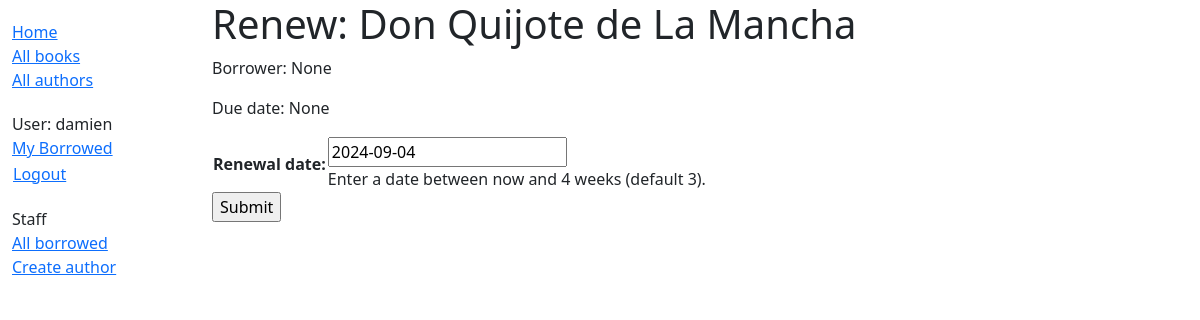
The app's page /catalog/book/323af80c-0bd9-482c-abd7-c73f5bc53850/renew/ (signed in), older data.
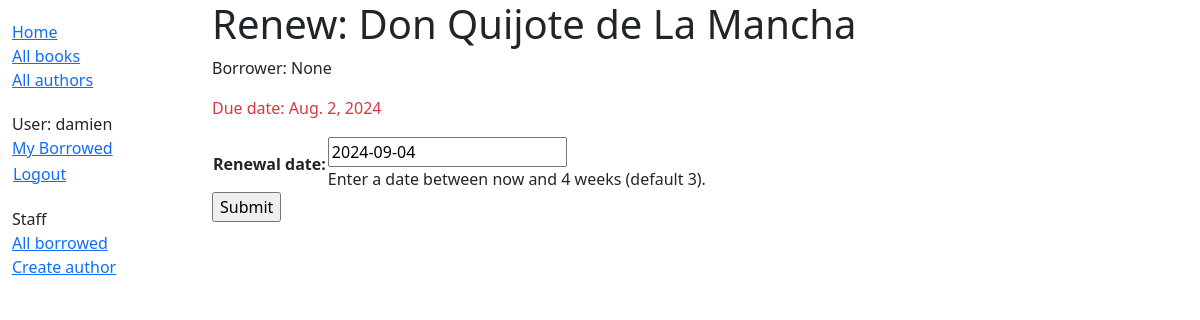
The same page, newer data.
### catalog/models.py (models this page shows, shortened)
class BookInstance(models.Model):
    id = models.UUIDField(primary_key=True, default=uuid.uuid4,
                          help_text="Unique ID for this particular book across whole library")
    book = models.ForeignKey('Book', on_delete=models.RESTRICT, null=True)
    imprint = models.CharField(max_length=200)
    due_back = models.DateField(null=True, blank=True)
    borrower = models.ForeignKey(
        settings.AUTH_USER_MODEL, on_delete=models.SET_NULL, null=True, blank=True)
    class Meta:
        ordering = ['due_back']
        permissions = (("can_mark_returned", "Set book as returned"),)
    @property
    def is_overdue(self):
        return bool(self.due_back and date.today() > self.due_back)
    LOAN_STATUS = (
        ('d', 'Maintenance'),
        ('o', 'On loan'),
        ('a', 'Available'),
        ('r', 'Reserved'),
    )
    status = models.CharField(
        max_length=1,
        choices=LOAN_STATUS,
        blank=True,
        default='d',
        help_text='Book availability')
    class Meta:
        ordering = ['due_back']
        permissions = (("can_mark_returned", "Set book as returned"),)

### catalog/views.py (the view)
# urls.py: path('book/<uuid:pk>/renew/', views.renew_book_librarian, name='renew-book-librarian'),
@login_required
@permission_required('catalog.can_mark_returned', raise_exception=True)
def renew_book_librarian(request, pk):
    book_instance = get_object_or_404(BookInstance, pk=pk)
    if request.method == 'POST':
        form = RenewBookForm(request.POST)
        if form.is_valid():
            book_instance.due_back = form.cleaned_data['renewal_date']
            book_instance.save()
            return HttpResponseRedirect(reverse('all-borrowed'))
    else:
        proposed_renewal_date = datetime.date.today() + datetime.timedelta(weeks=3)
        form = RenewBookForm(initial={'renewal_date': proposed_renewal_date})
    context = {
        'form': form,
        'book_instance': book_instance,
    }
    return render(request, 'catalog/book_renew_librarian.html', context)

### catalog/forms.py (shortened to what this page needs)
class RenewBookForm(forms.Form):
    renewal_date = forms.DateField(help_text="Enter a date between now and 4 weeks (default 3).")

### catalog/templates/catalog/book_renew_librarian.html (shortened to what this page needs)
{% extends "base_generic.html" %}
{% block content %}
  <h1>Renew: {{ book_instance.book.title }}</h1>
  <p>Borrower: {{ book_instance.borrower }}</p>
  <p {% if book_instance.is_overdue %} class="text-danger"{% endif %} >Due date: {{ book_instance.due_back }}</p>
  <form action="" method="post">
    <table>
    {{ form.as_table }}
    </table>
    <input type="submit" value="Submit">
  </form>
{% endblock %}

Row changes from the older to the newer data that the page shows:
changed BookInstance "None": due_back "None" → "Aug. 2, 2024"
